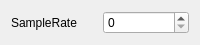
<?xml version="1.0" encoding="UTF-8"?>
<ui version="4.0">
 <class>AudioProjectPreferences</class>
 <widget class="QWidget" name="AudioProjectPreferences">
  <property name="geometry">
   <rect>
    <x>0</x>
    <y>0</y>
    <width>200</width>
    <height>33</height>
   </rect>
  </property>
  <property name="windowTitle">
   <string>Form</string>
  </property>
  <layout class="QGridLayout" name="gridLayout">
   <item row="0" column="0">
    <widget class="QLabel" name="SampleRateLabel">
     <property name="text">
      <string>SampleRate</string>
     </property>
    </widget>
   </item>
   <item row="0" column="1">
    <widget class="QSpinBox" name="spinBox"/>
   </item>
  </layout>
 </widget>
 <resources/>
 <connections/>
</ui>
